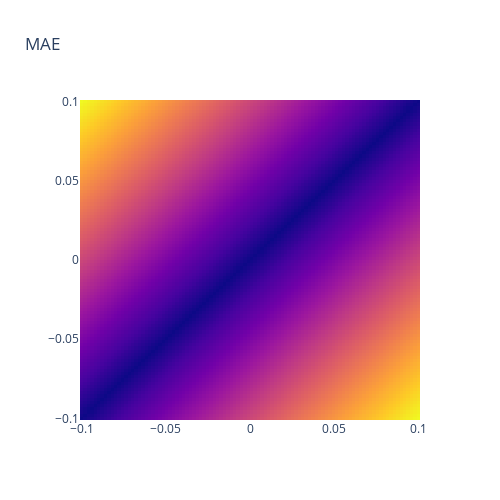
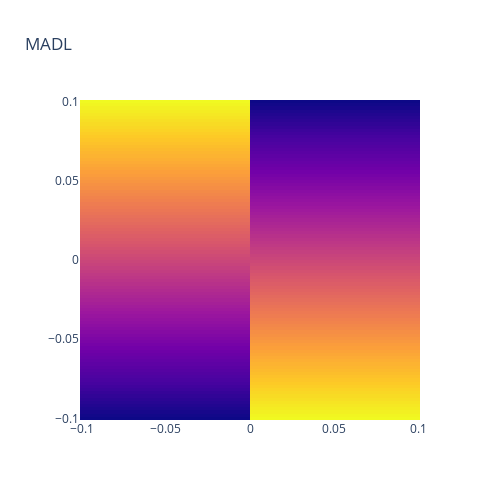
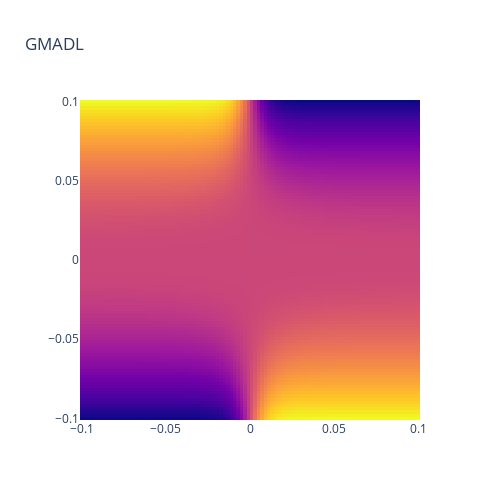

Write notebook code for charts like these, in order.
### Code cell
plot_heatmap(mae, title="MAE")
plot_heatmap(madl, title="MADL")
plot_heatmap(gmadl, title="GMADL")
